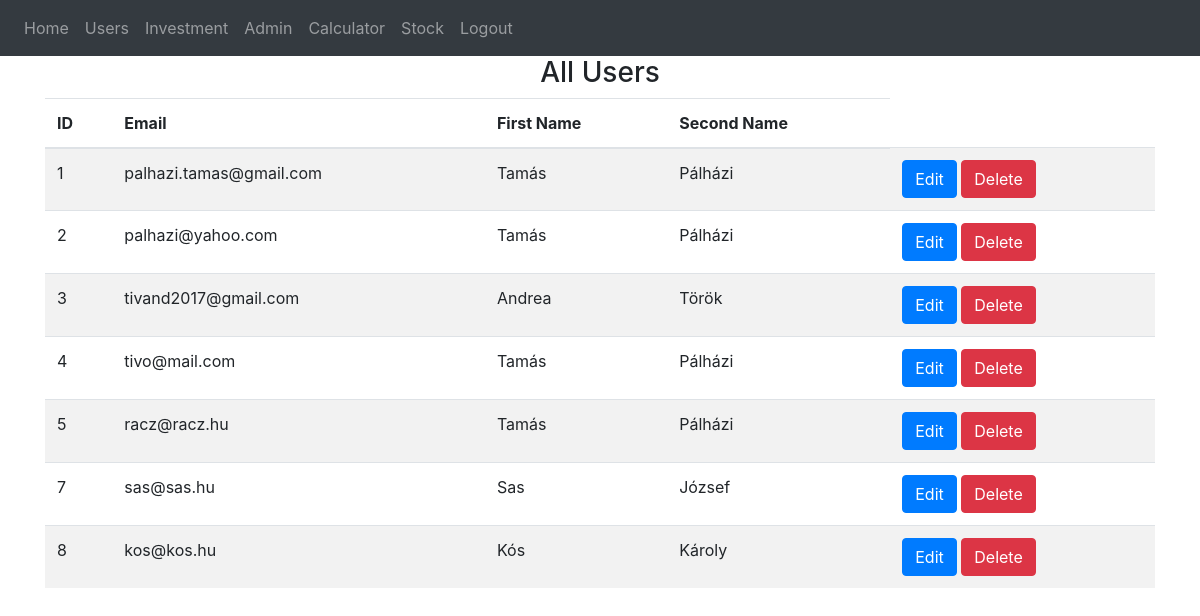
Page /all-users (signed in) on the earlier database version.
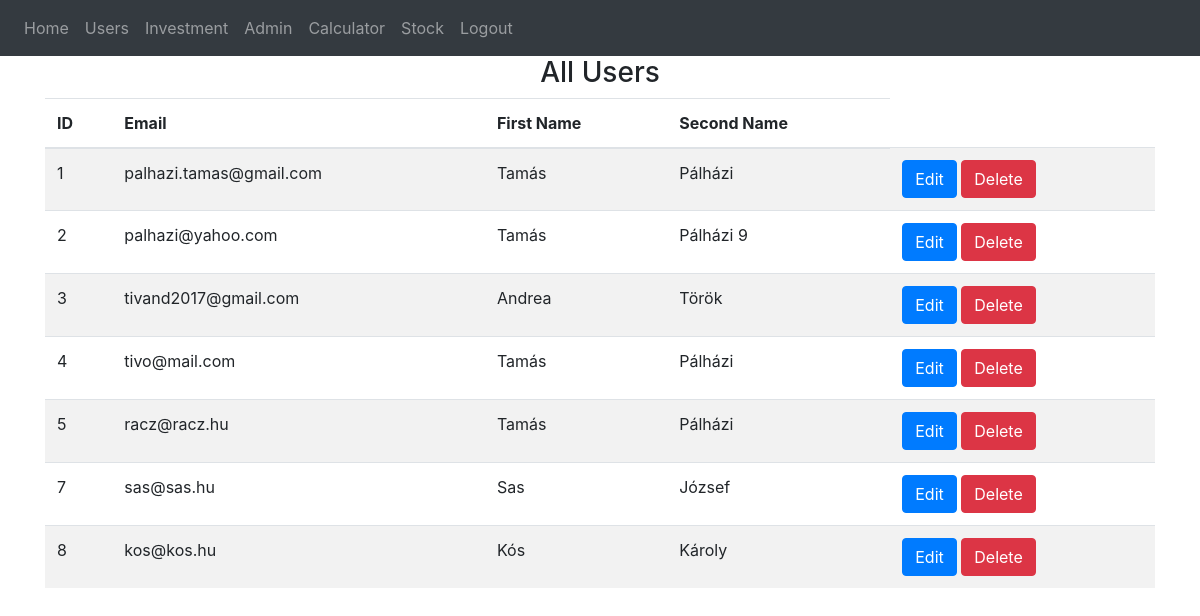
Same page on the later database version.
### website/models.py (models this page shows)
class User(db.Model, UserMixin):
    id = db.Column(db.Integer, primary_key=True)
    email = db.Column(db.String(150), unique=True)
    password = db.Column(db.String(150))
    first_name = db.Column(db.String(150))
    second_name = db.Column(db.String(150))
    notes = db.relationship('Note')
    is_approved = db.Column(db.Boolean, default=False)

### website/views.py (the view)
@views.route('/all-users', methods=['GET'])
@login_required
def all_users():
    users = User.query.all()
    return render_template("all_users.html", users=users, user=current_user)

### website/__init__.py (called while the page is built)
def create_app():
    app = Flask(__name__)
    app.config['SECRET_KEY'] = 'hjshjhdjah kjshkjdhjs'
    app.config['SQLALCHEMY_DATABASE_URI'] = f'sqlite:///{DB_NAME}'
    db.init_app(app)
    from .views import views
    from .auth import auth
    app.register_blueprint(views, url_prefix='/')
    app.register_blueprint(auth, url_prefix='/')
    from .models import User, Note
    with app.app_context():
        db.create_all()
    login_manager = LoginManager()
    login_manager.login_view = 'auth.login'
    login_manager.init_app(app)
    @login_manager.user_loader
    def load_user(id):
        return User.query.get(int(id))
    return app

### website/templates/all_users.html (shortened to what this page needs)
{% extends "base.html" %}
{% block content %}
    <h3 align="center">All Users</h3>
    <table class="table table-striped">
        <thead>
            <tr>
                <th scope="col">ID</th>
                <th scope="col">Email</th>
                <th scope="col">First Name</th>
                <th scope="col">Second Name</th>
            </tr>
        </thead>
        <tbody>
            {% for user in users %}
                <tr>
                    <td>{{ user.id }}</td>
                    <td>{{ user.email }}</td>
                    <td>{{ user.first_name }}</td>
                    <td>{{ user.second_name }}</td>
                    <td>
                        <a href="{{ url_for('views.edit_user', user_id=user.id) }}" class="btn btn-primary">Edit</a>
                        <a href="{{ url_for('views.delete_user', user_id=user.id) }}" class="btn btn-danger">Delete</a>
                      </td>
                </tr>
            {% endfor %}
        </tbody>
    </table>
{% endblock %}

### website/templates/base.html (shortened to what this page needs)
<!DOCTYPE html>
<html>
  <head>
    <link
      rel="stylesheet"
      href="https://stackpath.bootstrapcdn.com/bootstrap/4.4.1/css/bootstrap.min.css"
    />
    <link
      rel="stylesheet"
      href="https://stackpath.bootstrapcdn.com/font-awesome/4.7.0/css/font-awesome.min.css"
    />
  </head>
  <body>
    <nav class="navbar navbar-expand-lg navbar-dark bg-dark">
      <div class="collapse navbar-collapse" id="navbar">
        <div class="navbar-nav">
          {% if user.is_authenticated %}
          <a class="nav-item nav-link" id="home" href="/">Home</a>
          <a class="nav-item nav-link" id="allUsers" href="{{ url_for('views.all_users') }}">Users</a>
          <a class="nav-item nav-link" id="createInvestment" href="{{ url_for('views.create_investment') }}">Investment</a>
          <a class="nav-item nav-link" id="adminDashboard" href="{{ url_for('views.admin_dashboard') }}">Admin</a>
          <a class="nav-item nav-link" id="calculator" href="{{ url_for('views.calculator') }}">Calculator</a>
          <a class="nav-item nav-link" id="stock" href="{{ url_for('views.stock') }}">Stock</a>
          <a class="nav-item nav-link" id="logout" href="/logout">Logout</a>
          {% else %}
          <a class="nav-item nav-link" id="login" href="/login">Login</a>
          <a class="nav-item nav-link" id="signUp" href="/sign-up">Sign Up</a>
          {% endif %}
        </div>
      </div>
    </nav>
    <div class="container">{% block content %} {% endblock %}</div>
  </body>
</html>

Differences in the rows shown:
changed User "palhazi@yahoo.com": second_name "Pálházi" → "Pálházi 9"
